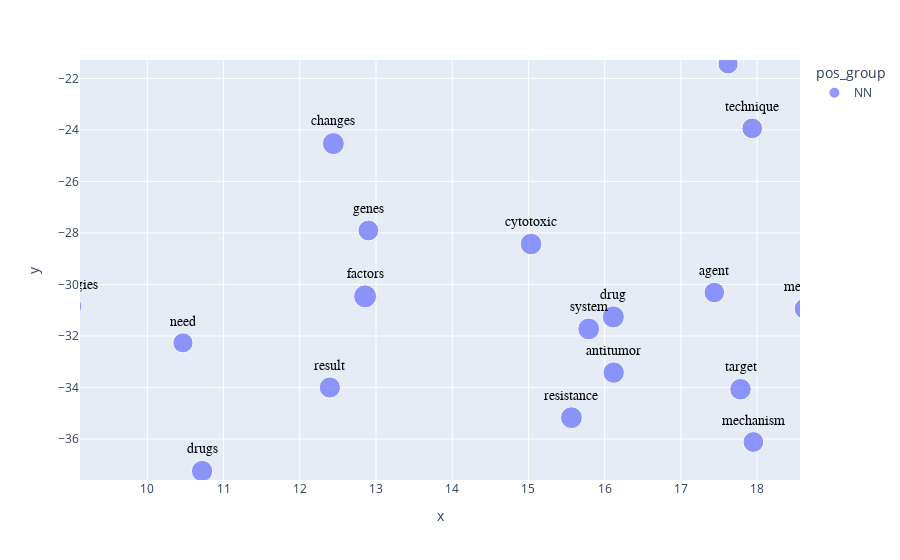

The cell this chart's notebook holds for it:
### Code cell
px.scatter(year2000[year2000['pos_group'] == "NN"].reset_index(), 'x', 'y', 
           text='term_str', 
           color='pos_group', 
           hover_name='term_str',          
           size='size',
           height=1000).update_traces(
                mode='markers+text', 
                textfont=dict(color='black', size=14, family='Arial'),
                textposition='top center')

### Figure 1 — Plotly figure (JSON) as saved in the notebook; plotly's stock layout.template omitted (floating-point values rounded to 4 significant figures; data arrays with more than 128 entries replaced by an {"elided": "..."} marker saying what was removed)
{"data": [{"hovertemplate": "<b>%{hovertext}</b><br><br>pos_group=NN<br>x=%{x}<br>y=%{y}<br>size=%{marker.size}<br>term_str=%{text}<extra></extra>", "hovertext": {"elided": "311 str values"}, "legendgroup": "NN", "marker": {"color": "#636efa", "size": {"elided": "311 float values"}, "sizemode": "area", "sizeref": 0.01985, "symbol": "circle"}, "mode": "markers+text", "name": "NN", "orientation": "v", "showlegend": true, "text": {"elided": "311 str values"}, "textfont": {"color": "black", "family": "Arial", "size": 14}, "textposition": "top center", "type": "scatter", "x": {"elided": "311 float values"}, "xaxis": "x", "y": {"elided": "311 float values"}, "yaxis": "y"}], "layout": {"autosize": true, "dragmode": "pan", "legend": {"itemsizing": "constant", "title": {"text": "pos_group"}, "tracegroupgap": 0}, "margin": {"t": 60}, "xaxis": {"anchor": "y", "autorange": false, "domain": [0, 1], "range": [9.117, 18.56], "title": {"text": "x"}, "type": "linear"}, "yaxis": {"anchor": "x", "autorange": false, "domain": [0, 1], "range": [-37.59, -21.29], "title": {"text": "y"}, "type": "linear"}}}
